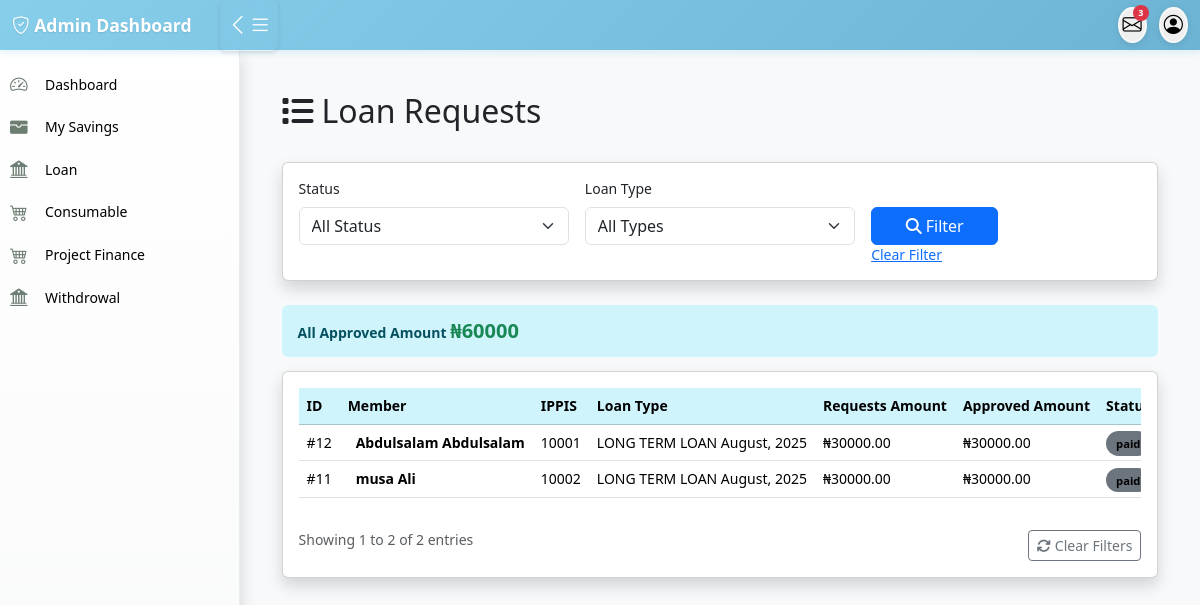
The page /admin_loan_requests_list on the database its author committed.
### loan/models.py (models this page shows, shortened)
class LoanRequest(models.Model):
    member = models.ForeignKey(Member, on_delete=models.CASCADE, related_name="loan_requests")
    loan_type = models.ForeignKey(LoanType, on_delete=models.SET_NULL, null=True, blank=True)
    amount = models.DecimalField(max_digits=10, decimal_places=2)
    approved_amount = models.DecimalField(max_digits=10, decimal_places=2, null=True, blank=True)
    loan_term_months = models.PositiveIntegerField()
    application_date = models.DateField(default=today_date)
    approval_date = models.DateField(null=True, blank=True)
    status = models.CharField(max_length=20,choices=[ ("pending", "Pending"),("approved", "Approved"),("rejected", "Rejected"),  ("Fullpaid", "Fullpaid") ], default="pending",)
    rejection_reason = models.TextField(blank=True, null=True)
    file_one = models.ImageField(upload_to='file_one', blank=True, null=True)
    bank_name = models.ForeignKey(BankName,on_delete=models.CASCADE)
    bank_code = models.ForeignKey(BankCode,on_delete=models.CASCADE)
    account_number  = models.CharField(max_length=100)
    guarantor = models.ForeignKey(Member, on_delete=models.SET_NULL, null=True, blank=True, related_name="guaranteed_loans")
    guarantor_accepted = models.BooleanField(default=False)
    created_by = models.ForeignKey(User,on_delete=models.CASCADE)
    approved_by = models.ForeignKey(User, on_delete=models.SET_NULL, null=True, blank=True, related_name='approved_loan')
    date_created = models.DateTimeField(auto_now_add=True)
    class Meta:
        constraints = [
            models.CheckConstraint(
                check=models.Q(approved_amount__lte=models.F('amount')),
                name='approved_amount_not_greater_than_requested'
            ),
        ]

class LoanType(models.Model):
    name = models.CharField(max_length=100)
    description = models.TextField(blank=True, null=True)
    max_amount = models.DecimalField(max_digits=12, decimal_places=2, null=True, blank=True)
    max_loan_term_months = models.PositiveIntegerField(null=True, blank=True)
    available = models.BooleanField(default=True)
    created_by = models.ForeignKey(User,on_delete=models.CASCADE)

### accounts/models.py (models this page shows, shortened)
class Member(models.Model):
    member = models.OneToOneField(User, on_delete=models.CASCADE, null=True, blank=True,related_name='member')
    ippis = models.IntegerField(unique=True)  # Required and unique
    total_savings = models.DecimalField(max_digits=12, decimal_places=2, blank=True, null=True)

class User(AbstractUser):
    first_name = models.CharField(max_length=100)
    last_name = models.CharField(max_length=100)
    other_name = models.CharField(max_length=100)
    date_of_birth = models.DateField(blank=True,null=True)
    username = models.CharField(max_length=100, unique=True)
    savings = models.IntegerField(blank=True,null=True)
    account_type = models.CharField(max_length=100,blank=True,null=True)
    department = models.CharField(max_length=100)
    unit = models.CharField(max_length=100,blank=True,null=True)
    gender = models.ForeignKey(Gender, on_delete=models.CASCADE, blank=True, null=True)
    group = models.ForeignKey(UserGroup, on_delete=models.CASCADE, blank=True, null=True)
    marital_status = models.ForeignKey(MaritalStatus,on_delete=models.SET_NULL, null=True, blank=True)
    religion = models.ForeignKey(Religion, on_delete=models.SET_NULL, null=True, blank=True,)
    passport = models.ImageField(upload_to='passport', blank=True, null=True)
    phone1 = models.CharField(max_length=15,null=True, blank=True)
    phone2 = models.CharField(max_length=15, null=True, blank=True)
    email = models.EmailField(blank=True, null=True)
    member_number = models.CharField(max_length=100)

### loan/views.py (the view)
# urls.py: path('admin_loan_requests_list', views.admin_loan_requests_list, name='admin_loan_requests'),
def admin_loan_requests_list(request):
    requests_list = LoanRequest.objects.select_related('member', 'loan_type', 'bank_name').order_by('-date_created')
    status_filter = request.GET.get('status')
    loan_type_filter = request.GET.get('loan_type')
    search_query = request.GET.get('search')
    if status_filter:
        requests_list = requests_list.filter(status=status_filter)
    if loan_type_filter:
        requests_list = requests_list.filter(loan_type_id=loan_type_filter)
    if search_query:
        requests_list = requests_list.filter(
            Q(member__member__first_name__icontains=search_query) |
            Q(member__member__last_name__icontains=search_query) |
            Q(member__ippis__icontains=search_query)
        )
    else:
         results_queryset = requests_list
    results_queryset = results_queryset.order_by('status')
    total_approved_amount = results_queryset.aggregate(total=Sum('approved_amount'))['total'] or 0
    totals_by_status = dict(
        results_queryset.values('status')
        .annotate(total=Sum('amount'))
        .values_list('status', 'total')
    )
    total_repaid = LoanRepayback.objects.filter(loan_request__in=results_queryset).aggregate(total=Sum('amount_paid'))['total'] or 0
    total_amont_loan_request = totals_by_status.get('approved', 0)
    total_pending = totals_by_status.get('pending', 0)
    totals_by_status = dict(
        results_queryset.values('status')
        .annotate(total=Sum('approved_amount'))
        .values_list('status', 'total')
    )
    paginator = Paginator(requests_list, 100)
    page_number = request.GET.get('page')
    requests = paginator.get_page(page_number)
    loan_types = LoanType.objects.all()
    status_choices = LoanRequest._meta.get_field('status').choices
    context = {
        'requests': requests,'loan_types': loan_types,
        'status_choices': status_choices,'current_status': status_filter,
        'current_loan_type': loan_type_filter,'search_query': search_query,
        'total_approved': total_amont_loan_request,'total_pending': total_pending,
        'total_repaid': total_repaid,'total_approved_amount': total_approved_amount,
    }
    return render(request, 'loan/requests_list.html', context)

### templates/loan/requests_list.html (shortened to what this page needs)
{% extends 'base/base.html' %}
{% block content %}
<div class="container-fluid mt-4">
        <div class="d-flex justify-content-between align-items-center mb-4">
            <h2><i class="fas fa-list me-2"></i>Loan Requests</h2>
        </div>
        <div class="card mb-4 shadow">
            <div class="card-body">
                <form method="get" class="row g-3">
                    <div class="col-md-4">
                        <label for="status" class="form-label">Status</label>
                        <select name="status" id="status" class="form-select">
                        <option value="">All Status</option>
                    </select>
                    </div>
                    <div class="col-md-4">
                        <label for="loan_type" class="form-label">Loan Type</label>
                        <select name="loan_type" id="loan_type" class="form-select">
                            <option value="">All Types</option>
                        </select>
                    </div>
                    <div class="col-md-2">
                        <label class="form-label">&nbsp;</label>
                        <div class="d-grid">
                            <button type="submit" class="btn btn-primary">
                                <i class="fas fa-search me-1"></i>Filter
                            </button>
                            <a href="{% url 'admin_loan_requests' %}">Clear Filter</a>
                        </div>
                    </div>
                </form>
            </div>
        </div>
        <div class="alert alert-info">
        <strong>All Approved Amount</strong> <b class="text-success fs-5">₦{{total_approved_amount}}</b>
        </div>
        <div class="card shadow">
            <div class="card-body">
                <div class="table-responsive">
                    <table class="table table-hover">
                        <thead class="table-info">
                            <tr>
                                <th>ID</th>
                                <th>Member</th>
                                <th>IPPIS</th>
                                <th class="text-nowrap" style="min-width: 120px;">Loan Type</th>
                                <th class="text-nowrap" style="min-width: 120px;">Requests Amount</th>
                                <th class="text-nowrap" style="min-width: 120px;">Approved Amount</th>
                                <th>Status</th>
                            </tr>
                        </thead>
                        <tbody>
                            {% for request in requests %}
                            <tr>
                                <td>#{{ request.id }}</td>
                                <td class="text-nowrap" style="min-width: 120px;">
                                    <div class="d-flex align-items-center">
                                        <div>
                                            <div class="fw-bold">{{ request.member.member.first_name }} {{ request.member.member.last_name }}</div>
                                        </div>
                                    </div>
                                </td>
                                <td>{{ request.member.ippis }}</td>
                                <td class="text-nowrap" style="min-width: 120px;">
                                    <span >{{ request.loan_type.name }}</span>
                                </td>
                                <td>₦{{ request.amount|floatformat:2 }}</td>
                                <td>
                                    {% if request.approved_amount %}
                                        ₦{{ request.approved_amount|floatformat:2 }}
                                    {% else %}
                                        <span class="text-muted">-</span>
                                    {% endif %}
                                </td>
                                <td>
                                <span class="status-badge
                                    {% if request.status == 'Pending' %}status-pending
                                    {% elif request.status == 'approved' %}status-active
                                    {% elif request.status == 'Fullpaid' %}status-completed
                                    {% elif request.status == 'rejected' %}status-cancelled
                                    {% else %}bg-secondary{% endif %}">
                                    {{ request.status }}
                                </span>
                                </td>
                            </tr>
                            {% endfor %}
                        </tbody>
                    </table>
                </div>
                <div class="row mt-3">
                    <div class="col-md-6">
                        <p class="text-muted mb-0">
                            Showing {{ requests.start_index }} to {{ requests.end_index }} of {{ requests.paginator.count }} entries
                        </p>
                    </div>
                    <div class="col-md-6 text-end">
                        <a href="{% url 'admin_loan_requests' %}" class="btn btn-outline-secondary btn-sm">
                            <i class="fas fa-refresh me-1"></i>Clear Filters
                        </a>
                    </div>
                </div>
            </div>
        </div>
    </div>
{% endblock %}

### rows shown on the page
LoanRequest: id "12", member.member.first_name "Abdulsalam", member.member.last_name "Abdulsalam", member.ippis "10001", loan_type.name "LONG TERM LOAN August, 2025", amount "30000.00", approved_amount "30000.00", status "paid"
LoanRequest: id "11", member.member.first_name "musa", member.member.last_name "Ali", member.ippis "10002", loan_type.name "LONG TERM LOAN August, 2025", amount "30000.00", approved_amount "30000.00", status "paid"

### other values the page prints
{{ total_approved_amount }} "60000"
{{ requests.start_index }} "1"
{{ requests.end_index }} "2"
{{ requests.paginator.count }} "2"
